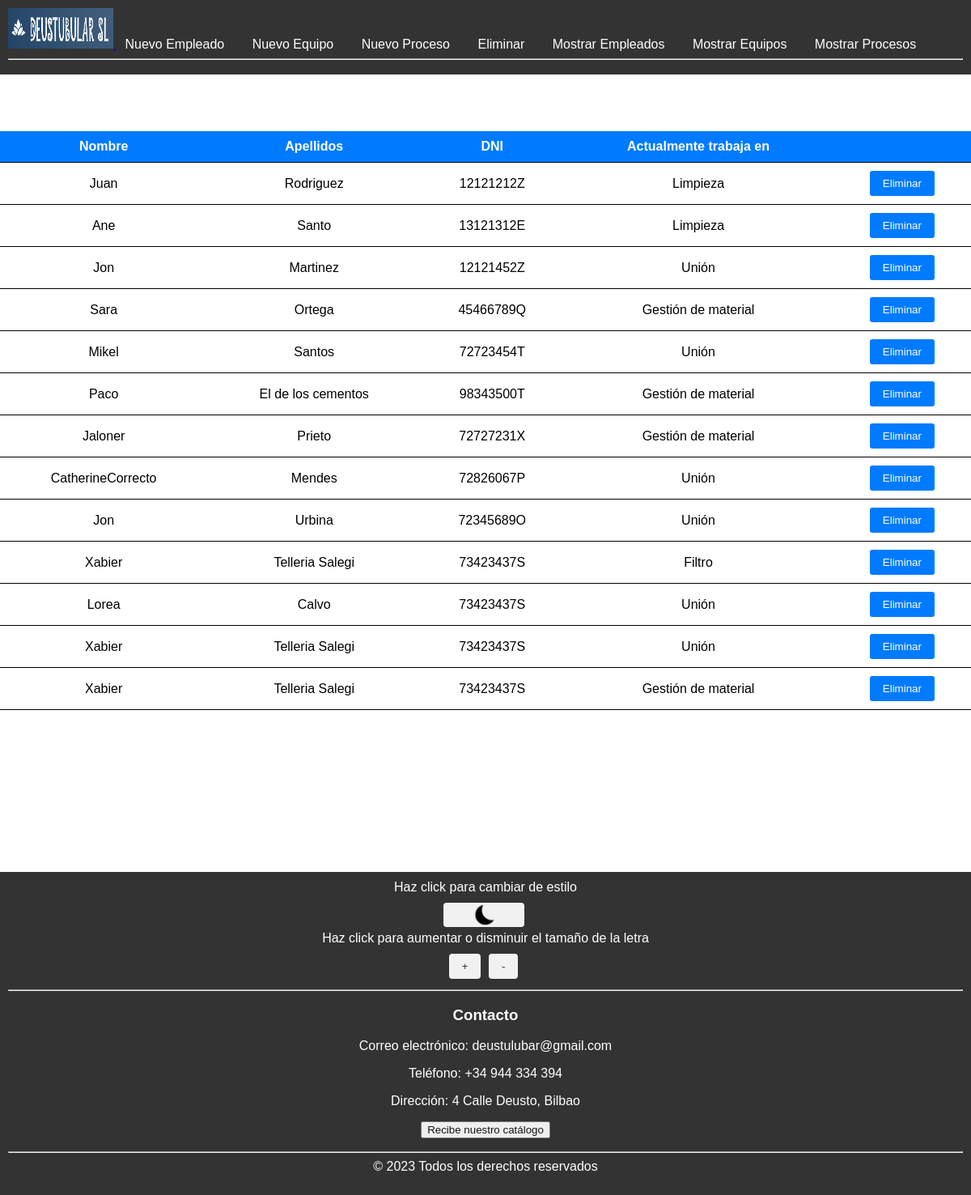
Screenshot of /eliminar/empleado with the database file from the repository.
### DeustubularSL_app/models.py (models this page shows, shortened)
class empleado (models.Model):
    nombre = models.CharField(max_length = 150)
    apellidos = models.CharField(max_length = 150)
    DNI = models.CharField(max_length = 150)
    email = models.CharField(max_length = 150)
    telfono = models.IntegerField (max_length=9,default=0)
    FKidProcesp = models.ForeignKey (proceso, on_delete = models.CASCADE)

class proceso (models.Model):
    nombre = models.CharField(max_length = 150)
    ordenFabricacion = models.IntegerField(default=0)
    codigoProceso = models.IntegerField(default=0)
    referencia = models.ForeignKey(Referencia, on_delete=models.CASCADE)
    fechaIni = models.DateTimeField(default=datetime.datetime.today)
    fechaFin = models.DateTimeField(default=datetime.datetime.today)
    FKidEquipo = models.ForeignKey (equipo, on_delete = models.CASCADE, related_name='procesos')
    def __str__(self):
        return self.nombre

### DeustubularSL_app/views.py (the view)
# urls.py: path('eliminar/empleado', views.lista_empleados, name='lista_empleados'),
def lista_empleados(request):
    empleados = empleado.objects.all()
    context = {'empleados': empleados}
    return render(request, 'DeustubularSL_app/lista_empleados_a_borrar.html', context)

### DeustubularSL_app/templates/DeustubularSL_app/lista_empleados_a_borrar.html (shortened to what this page needs)
{% extends "base.html" %}
{% block contenido %}
<table>
  <thead>
    <tr>
      <th>Nombre</th>
      <th>Apellidos</th>
      <th>DNI</th>
      <th>Actualmente trabaja en </th>
      <th></th>
    </tr>
  </thead>
  <tbody>
    {% for empleado in empleados %}
    <tr>
      <td>{{ empleado.nombre }}</td>
      <td>{{ empleado.apellidos }}</td>
      <td>{{ empleado.DNI }}</td>
      <td>{{ empleado.FKidProcesp }}</td>
      <td>
        <form action="{% url 'eliminar_empleado' empleado.id %}" method="post">
          <button type="submit" class="btn btn-danger">Eliminar</button>
        </form>
      </td>
    </tr>
    {% endfor %}
  </tbody>
</table>
{% endblock %}

### DeustubularSL_app/static/style.css (style rules this page uses)
body { font-family: Arial, sans-serif; margin: 0; padding: 0; }
table { border-collapse: collapse; width: 100%; margin-top: 50px; }
th, td { padding: 10px; text-align: center; border-bottom: 1px solid #000000; }
th { background-color: #007bff; color: #fffefe; }
.btn-danger { background-color: #dc3545; color: #fff; border: none; padding: 10px; border-radius: 5px; text-align: center; }
.btn { padding: 8px 16px; background-color: #007bff; color: #fff; border: none; border-radius: 3px; cursor: pointer; }

### rows the page displays
empleado: nombre "Juan", apellidos "Rodriguez", DNI "12121212Z", FKidProcesp "Limpieza"
empleado: nombre "Ane", apellidos "Santo", DNI "13121312E", FKidProcesp "Limpieza"
empleado: nombre "Jon", apellidos "Martinez", DNI "12121452Z", FKidProcesp "Unión"
empleado: nombre "Sara", apellidos "Ortega", DNI "45466789Q", FKidProcesp "Gestión de material"
empleado: nombre "Mikel", apellidos "Santos", DNI "72723454T", FKidProcesp "Unión"
empleado: nombre "Paco", apellidos "El de los cementos", DNI "98343500T", FKidProcesp "Gestión de material"
empleado: nombre "Jaloner", apellidos "Prieto", DNI "72727231X", FKidProcesp "Gestión de material"
empleado: nombre "CatherineCorrecto", apellidos "Mendes", DNI "72826067P", FKidProcesp "Unión"
empleado: nombre "Jon", apellidos "Urbina", DNI "72345689O", FKidProcesp "Unión"
empleado: nombre "Xabier", apellidos "Telleria Salegi", DNI "73423437S", FKidProcesp "Filtro"
empleado: nombre "Lorea", apellidos "Calvo", DNI "73423437S", FKidProcesp "Unión"
empleado: nombre "Xabier", apellidos "Telleria Salegi", DNI "73423437S", FKidProcesp "Unión"
empleado: nombre "Xabier", apellidos "Telleria Salegi", DNI "73423437S", FKidProcesp "Gestión de material"
